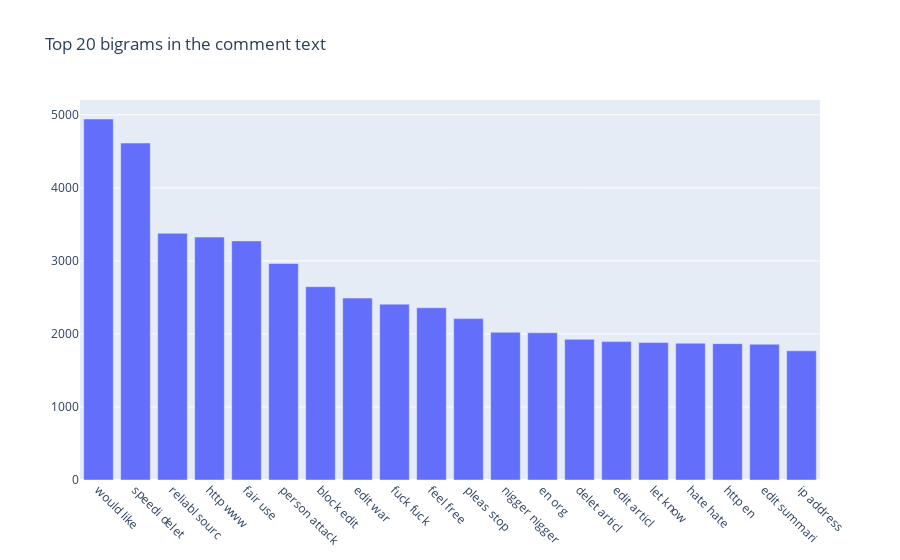

The cell this chart's notebook holds for it:
### Code cell
#bigram
def get_top_n_bigram(corpus, n=None):
    vec = CountVectorizer(ngram_range=(2, 2)).fit(corpus)
    bag_of_words = vec.transform(corpus)
    sum_words = bag_of_words.sum(axis=0) 
    words_freq = [(word, sum_words[0, idx]) for word, idx in vec.vocabulary_.items()]
    words_freq =sorted(words_freq, key = lambda x: x[1], reverse=True)
    return words_freq[:n]
common_words = get_top_n_bigram(df_train['comment_text'], 20)
df3 = pd.DataFrame(common_words, columns = ['bigram' , 'count'])

fig = go.Figure([go.Bar(x=df3['bigram'], y=df3['count'])])
fig.update_layout(title=go.layout.Title(text="Top 20 bigrams in the comment text"))
fig.update_xaxes(tickangle=45)
fig.show()

### Figure 1 — Plotly figure (JSON) as saved in the notebook; plotly's stock layout.template omitted (floating-point values rounded to 4 significant figures)
{"data": [{"type": "bar", "x": ["would like", "speedi delet", "reliabl sourc", "http www", "fair use", "person attack", "block edit", "edit war", "fuck fuck", "feel free", "pleas stop", "nigger nigger", "en org", "delet articl", "edit articl", "let know", "hate hate", "http en", "edit summari", "ip address"], "y": [4943, 4614, 3378, 3326, 3274, 2965, 2647, 2491, 2408, 2359, 2210, 2023, 2016, 1926, 1895, 1882, 1873, 1867, 1859, 1769]}], "layout": {"title": {"text": "Top 20 bigrams in the comment text"}, "xaxis": {"tickangle": 45}}}
